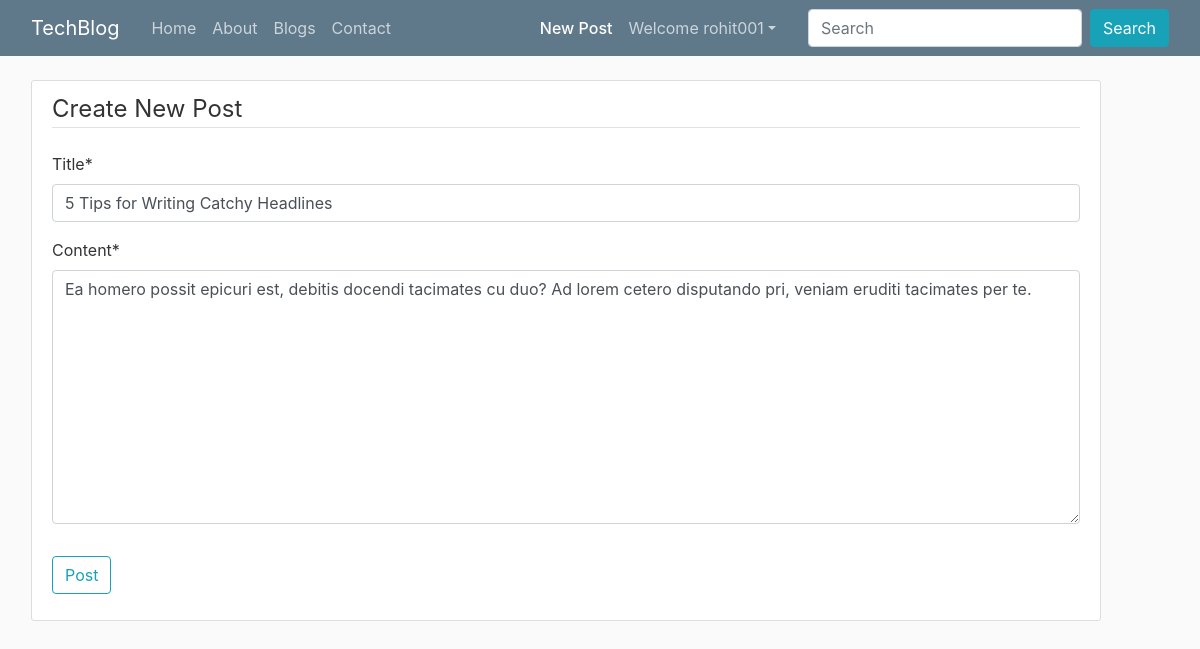
The page /post/42/update (signed in) on the database its author committed.
### blog/models.py (models this page shows, shortened)
class Post(models.Model):
    title = models.CharField(max_length=100)
    content = models.TextField()
    date_posted = models.DateTimeField(default=timezone.now)
    author = models.ForeignKey(User, on_delete=models.CASCADE)

### blog/views.py (the view, shortened to what this page needs)
# urls.py: path('post/<int:pk>/update', PostUpdateView.as_view(), name='post-update'),
class PostUpdateView(LoginRequiredMixin, UserPassesTestMixin, UpdateView):
    model = Post
    fields= ['title', 'content']
    def test_func(self):
        post = self.get_object()
        if self.request.user == post.author:
            return True
        return False

### blog/templates/blog/post_form.html (shortened to what this page needs)
{% extends "blog/base.html" %}
{% load crispy_forms_tags%}
{% block newpostactive %} active {% endblock newpostactive %}
{% block content %}
<div class="content-section">
<form method="POST">
    <fieldset class="form-group">
        <legend class="border-bottom mb-4">Create New Post</legend>
        {{ form|crispy }}
    </fieldset>
    <div class="form-group">
        <button class="btn btn-outline-info" type="submit">Post</button>
    </div>
</form>
</div>
{% endblock content %}

### blog/templates/blog/base.html (shortened to what this page needs)
{% load static %}
{% load humanize %}
<!DOCTYPE html>
<html>
<head>
  <link rel="stylesheet" href="https://stackpath.bootstrapcdn.com/bootstrap/4.5.2/css/bootstrap.min.css"
>
  <link href="https://cdn.jsdelivr.net/npm/bootstrap@5.1.0/dist/css/bootstrap.min.css" rel="stylesheet"
>
  <link rel="stylesheet" href="https://cdn.jsdelivr.net/npm/bootstrap@4.6.0/dist/css/bootstrap.min.css"
>
  <link rel="stylesheet" type="text/css" href="{% static 'blog/css/main.css' %}">
</head>
<body>
  <header class="site-header">
    <nav class="navbar navbar-expand-md navbar-dark bg-steel fixed-top">
      <div class="container">
        <a class="navbar-brand mr-4" href="{% url 'home' %}">TechBlog</a>
        <div class="collapse navbar-collapse" id="navbarToggle">
          <div class="navbar-nav mr-auto">
            <a class="nav-item nav-link {% block indexactive %} {% endblock indexactive %}"
              href="{% url 'home' %}">Home</a>
            <a class="nav-item nav-link {% block aboutactive %} {% endblock aboutactive %}"
              href="{% url 'blog-about' %}">About</a>
            <a class="nav-item nav-link  {% block homeactive %} {% endblock homeactive %}"
              href="{% url 'blog-home' %}">Blogs</a>
            <a class="nav-item nav-link {% block contactactive %} {% endblock contactactive %}"
              href="{% url 'blog-contact' %}">Contact</a>
          </div>
          <div class="navbar-nav navsearch">
            {% if user.is_authenticated %}
            <a class="nav-item nav-link {% block newpostactive %} {% endblock newpostactive %}"
              href="{% url 'post-create' %}">New Post</a>
            <ul class="navbar-nav mr-2">
              <li class="nav-item dropdown">
                <a class="nav-link dropdown-toggle" href='#' id="navbarDropdown" role="button" data-toggle="dropdown">
                  Welcome {{request.user}}</a>
              </li>
            </ul>
            {% else %}
            <a class="nav-item nav-link {% block loginactive %} {% endblock loginactive %}"
              href="{% url 'login' %}">Login</a>
            <a class="nav-item nav-link {% block registeractive %} {% endblock registeractive %}"
              href="{% url 'register' %}">Register</a>
            {% endif %}
            <form class="form-inline ml-3" methd="get" action="/search">
              <input class="form-control mr-sm-2" type="search" placeholder="Search" aria-label="Search" name="query"
                id="query">
              <button class="btn btn-info my-2 my-sm-0" type="submit">Search</button>
            </form>
          </div>
        </div>
      </div>
    </nav>
  </header>
  <main role="main" class="container">
    <div class="row">
      <div class="col-md-11 mx-3">
        {% block content %}{% endblock %}
      </div>
    </div>
  </main>
</body>
</html>

### blog/static/blog/css/main.css (style rules this page uses)
body { background: #fafafa; color: #333333; margin-top: 5rem; }
ul { margin: 0; }
.container { max-width: 1200px; }
.bg-steel { background-color: #5f788a; }
.site-header .navbar-nav .nav-link { color: #cbd5db; }
.site-header .navbar-nav .nav-link.active { font-weight: 500; }
.content-section { background: #ffffff; padding: 10px 20px; border: 1px solid #dddddd; border-radius: 3px; margin-bottom: 20px; }

### rows shown on the page
Post: title "5 Tips for Writing Catchy Headlines", content "Ea homero possit epicuri est, debitis docendi tacimates cu duo? Ad lorem cetero disputando pri, veniam eruditi tacimates per te."

### other values the page prints
{{ request.user }} "rohit001"
